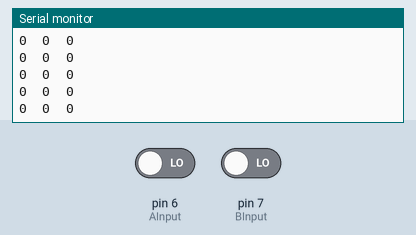
A sketch run on a simulated Arduino Uno, built with avr-gcc and run on an emulated ATmega328P. On the bench: the last lines printed to the serial monitor. Inputs (shaded band) come from the test bench; at power-on: pin 6 (AInput) LOW, pin 7 (BInput) LOW.

Above: at 1.2 s.
1.3 s: pin 6 (AInput) driven HIGH
At 2.3 s:
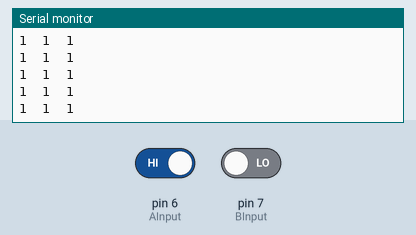
2.8 s: pin 6 (AInput) driven LOW
At 3.6 s:
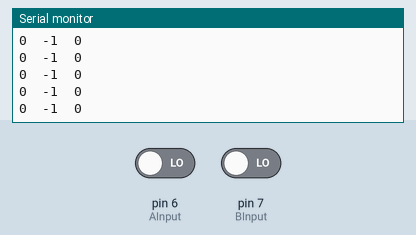
5.8 s: pin 7 (BInput) driven HIGH
At 6.4 s:
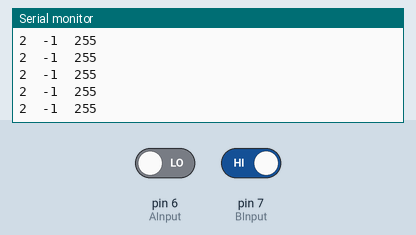
7.3 s: pin 7 (BInput) driven LOW
At 8.0 s:
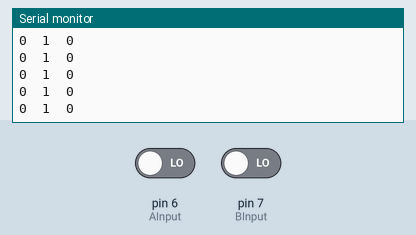
Timing chart, 0 to 9.8 s (numbered marks = the images above; inputs shaded):
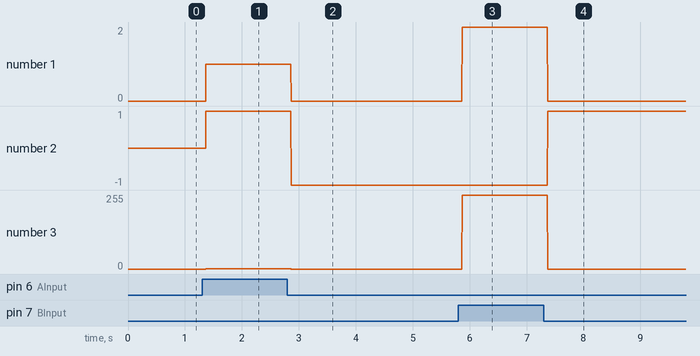

Measured:
- after the input at 1.3 s, the serial monitor: prints a new line after 0.07 s (image 1)
- after the input at 2.8 s, the serial monitor: prints a new line after 0.07 s (image 2)
- after the input at 5.8 s, the serial monitor: prints a new line after 0.07 s (image 3)
- after the input at 7.3 s, the serial monitor: prints a new line after 0.07 s (image 4)
- plotted number 1: 0 → 1 after the input at 1.3 s, 0 → 2 after the input at 5.8 s
- plotted number 2: 0 → 1 after the input at 1.3 s, 1 → -1 after the input at 2.8 s, -1 → 1 after the input at 7.3 s
- plotted number 3: 0 → 1 after the input at 1.3 s, 0 → 255 after the input at 5.8 s

The sketch:

encoder_test3.ino
```cpp
byte AInput = 6;
byte BInput = 7;

byte lastState = 0;
byte steps = 0;
int  cw = 0;
byte AState = 0;
byte BState = 0;
byte State = 0;

void setup() {
  Serial.begin(9600);
  pinMode(AInput, INPUT);
  pinMode(BInput, INPUT);
}

void loop() {
  // read the input pin:
  AState = digitalRead(AInput);
  BState = digitalRead(BInput) << 1;
  State = AState | BState;

  if (lastState != State){
    switch (State) {
      case 0:
        if (lastState == 2){
          steps++;
          cw = 1;
        }
        else if(lastState == 1){
          steps--;
          cw = -1;
        }
        break;
      case 1:
        if (lastState == 0){
          steps++;
          cw = 1;
        }
        else if(lastState == 3){
          steps--;
          cw = -1;
        }
        break;
      case 2:
        if (lastState == 3){
          steps++;
          cw = 1;
        }
        else if(lastState == 0){
          steps--;
          cw = -1;
        }
        break;
      case 3:
        if (lastState == 1){
          steps++;
          cw = 1;
        }
        else if(lastState == 2){
          steps--;
          cw = -1;
        }
        break;
    }
  }

  lastState = State;
  Serial.print(State);
  Serial.print("\t");
  Serial.print(cw);
  Serial.print("\t");
  Serial.println(steps);
  delay(1);
}
```
